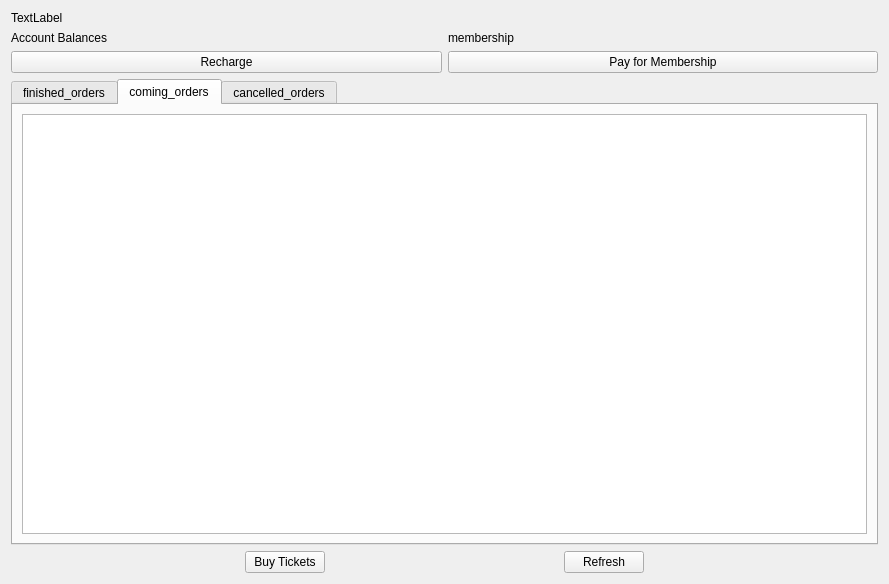
<?xml version="1.0" encoding="UTF-8"?>
<ui version="4.0">
 <class>account_and_orders</class>
 <widget class="QWidget" name="account_and_orders">
  <property name="enabled">
   <bool>true</bool>
  </property>
  <property name="geometry">
   <rect>
    <x>0</x>
    <y>0</y>
    <width>889</width>
    <height>584</height>
   </rect>
  </property>
  <property name="windowTitle">
   <string>Form</string>
  </property>
  <layout class="QGridLayout" name="gridLayout_5">
   <item row="0" column="0">
    <layout class="QVBoxLayout" name="verticalLayout_2">
     <item>
      <widget class="QLabel" name="User_label">
       <property name="text">
        <string>TextLabel</string>
       </property>
      </widget>
     </item>
     <item>
      <layout class="QGridLayout" name="gridLayout">
       <item row="0" column="0">
        <layout class="QVBoxLayout" name="verticalLayout">
         <item>
          <layout class="QHBoxLayout" name="horizontalLayout">
           <item>
            <widget class="QLabel" name="account_label">
             <property name="text">
              <string>Account Balances</string>
             </property>
            </widget>
           </item>
           <item>
            <widget class="QLabel" name="memInfo_label">
             <property name="text">
              <string>membership</string>
             </property>
            </widget>
           </item>
          </layout>
         </item>
         <item>
          <layout class="QHBoxLayout" name="horizontalLayout_2">
           <item>
            <widget class="QPushButton" name="Recharge_pushButton">
             <property name="text">
              <string>Recharge</string>
             </property>
            </widget>
           </item>
           <item>
            <widget class="QPushButton" name="Buymem_pushButton">
             <property name="text">
              <string>Pay for Membership</string>
             </property>
            </widget>
           </item>
          </layout>
         </item>
         <item>
          <widget class="QTabWidget" name="orders">
           <property name="currentIndex">
            <number>1</number>
           </property>
           <widget class="QWidget" name="finished_tab">
            <attribute name="title">
             <string>finished_orders</string>
            </attribute>
            <layout class="QGridLayout" name="gridLayout_2">
             <item row="0" column="0">
              <widget class="QTableView" name="finished_tableView"/>
             </item>
            </layout>
           </widget>
           <widget class="QWidget" name="coming_tab">
            <attribute name="title">
             <string>coming_orders</string>
            </attribute>
            <layout class="QGridLayout" name="gridLayout_3">
             <item row="0" column="0">
              <widget class="QTableView" name="coming_tableView"/>
             </item>
            </layout>
           </widget>
           <widget class="QWidget" name="cancelled_tab">
            <attribute name="title">
             <string>cancelled_orders</string>
            </attribute>
            <layout class="QGridLayout" name="gridLayout_4">
             <item row="0" column="0">
              <widget class="QTableView" name="cancelled_tableView"/>
             </item>
            </layout>
           </widget>
          </widget>
         </item>
        </layout>
       </item>
       <item row="1" column="0">
        <layout class="QHBoxLayout" name="horizontalLayout_3">
         <item>
          <spacer name="horizontalSpacer">
           <property name="orientation">
            <enum>Qt::Horizontal</enum>
           </property>
           <property name="sizeHint" stdset="0">
            <size>
             <width>40</width>
             <height>20</height>
            </size>
           </property>
          </spacer>
         </item>
         <item>
          <widget class="QPushButton" name="buyticket_pushButton">
           <property name="text">
            <string>Buy Tickets</string>
           </property>
          </widget>
         </item>
         <item>
          <spacer name="horizontalSpacer_3">
           <property name="orientation">
            <enum>Qt::Horizontal</enum>
           </property>
           <property name="sizeHint" stdset="0">
            <size>
             <width>40</width>
             <height>20</height>
            </size>
           </property>
          </spacer>
         </item>
         <item>
          <widget class="QPushButton" name="Refresh_pushButton">
           <property name="text">
            <string>Refresh</string>
           </property>
          </widget>
         </item>
         <item>
          <spacer name="horizontalSpacer_2">
           <property name="orientation">
            <enum>Qt::Horizontal</enum>
           </property>
           <property name="sizeHint" stdset="0">
            <size>
             <width>40</width>
             <height>20</height>
            </size>
           </property>
          </spacer>
         </item>
        </layout>
       </item>
      </layout>
     </item>
    </layout>
   </item>
  </layout>
 </widget>
 <resources/>
 <connections/>
</ui>
